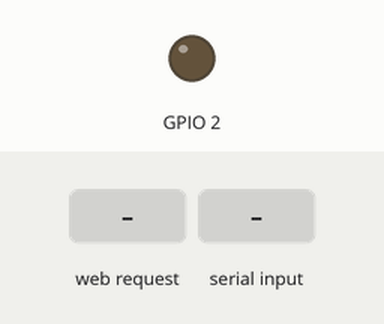
This sketch was run on a simulated ESP8266 (NodeMCU). Parts: output pins drawn as LEDs (lit = HIGH). The test bench sets the inputs (shaded band). WiFi joins after 1.5 s; servers stay silent unless stated; what the sketch prints to the serial monitor is not drawn.

Above: at 0.1 s.
At 2.7 s:
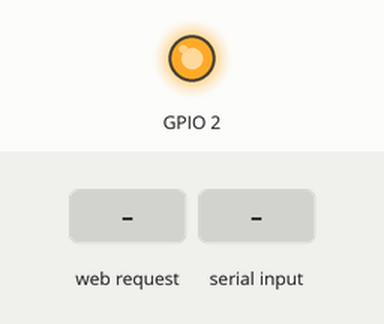
2.8 s: HTTP request GET /ORDI received
4.3 s: "/ORDI\n" received over the second serial link
Timing chart, 0 to 7.3 s (numbered marks = the images above; inputs shaded):
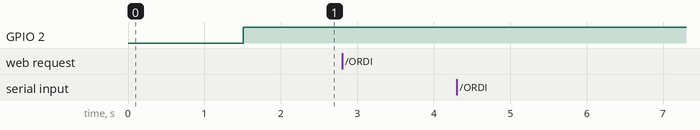

The sketch:

essai_commande_com_serie_ESP.ino
```cpp
// insérer dans pref : http://arduino.esp8266.com/stable/package_esp8266com_index.json

#include <ESP8266WiFi.h>
#include <SoftwareSerial.h>
#include <string.h>
#include <pthread.h>
#define PORT 5000


const char* ssid = "PORTABLE";
const char* password = "12345678";
int i =0;

WiFiServer server(PORT);


SoftwareSerial esp_serial =  SoftwareSerial(13, 15); // Mettre le blanc sur 13 et vert sur 15

void setup() {
  Serial.begin(9600);
  esp_serial.begin(9600);
  pinMode(2, OUTPUT);
  Serial.setTimeout(10);
  Serial.printf("Connecting to %s ", ssid);
  WiFi.begin(ssid, password);
  while (WiFi.status() != WL_CONNECTED)
  {
    delay(500);
    Serial.print(".");
  }
  Serial.println(" connected");

  server.begin();
  Serial.printf("Web server started, open %s in a web browser\n", WiFi.localIP().toString().c_str());

}

WiFiClient client; // socket client TCP

void loop() {

  if (!client){
    client = server.accept();
    if (client)
    {
      Serial.println("\n[Client connected];");
    }
  }


  // wait for a client (web browser) to connect
  if (client)
  {

    // read line by line what the client (web browser) is requesting
    if (client.available())
    {
      String line = client.readStringUntil('\n');

      if (line == "STOP"){
        Serial.println("Arret de transfert!");
        client.print("STOP");
        client.stop();
        Serial.println("[Client disconnected]");
        digitalWrite(2, LOW);
      }
      else{
        Serial.println("Message envoyé à la méga : "+ line);
        esp_serial.print(line+"\n");
      }


    }
    if(esp_serial.available()){
      String message = esp_serial.readStringUntil('\n');
      if (message.startsWith("/ORDI")){

          Serial.print("Message envoyé au client : " + message.substring(5) + "\n");
          client.print(message.substring(5));
        }
      }
  }

  // close the connection:
    //client.stop();
    //Serial.println("[Client disconnected]");


  digitalWrite(2, HIGH);

}
```

Measured:
- after the input at 2.8 s, every drawn part: stays the same
- after the input at 4.3 s, every drawn part: stays the same
